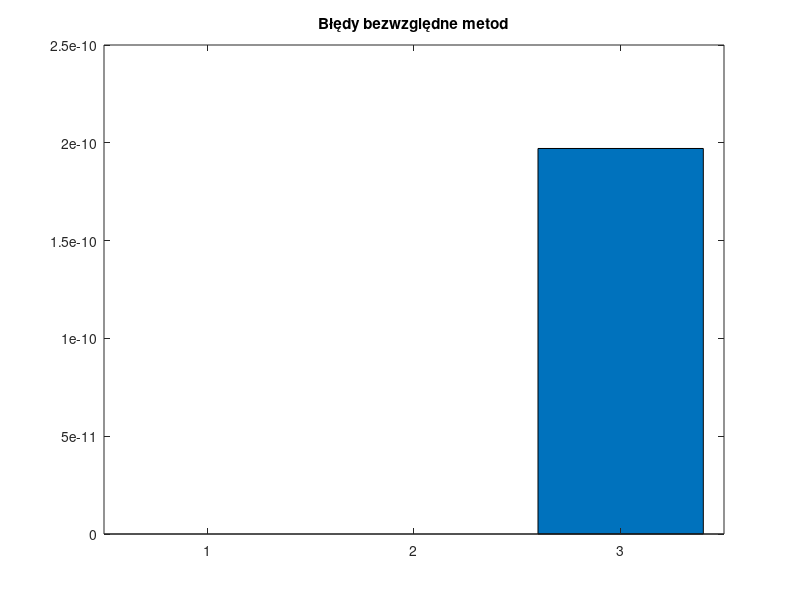

This chart was generated by the following MATLAB code: (Note: this script raises an error after producing the figure.)
clc
close all
% zad. 1.
format short
a = 0.2+0.2+0.2
a == 0.6
format long e
a
a == 0.6
% ze względu na błąd przybliżenia w dodawaniu binarnym, suma dziesiętnych
% 0.2 nie jest równa tej sumie zapisanej w systemie binarnym

% zad. 2. 
format long e
x = [exp(1),-pi,sqrt(2),-psi(1),log10(2)]
y = [1486.2497, 878366.9879,-22.37492, 4773714, 0.000185049]
a = x * y'
b = sum(x.*y)
c = 0;
for (i=1:5)
    c = c + x(i)*y(i);
    i = i+1;
end
c

d = 0;
for (i=5:-1:1)
    d = d+x(i)*y(i);
    i=i+1;
end
d
A = [abs(a-b) ,abs(a-c) , abs(a-d)]
figure
bar(A)
title("Błędy bezwzględne metod")

% zad. 3.
format long e
x= 29/13
y = 29-13*x
x1=29/1300
y1=29-1300*x1
% ze względu na mnożenie przez dużą liczbę którą jest 1300, błąd w
% zaokrągleniach przy obliczeniach binarnych się zwiększa i produkuje resztę w odejmowaniu,
% co prowadzi do niezerowego wyniku y1

% zad. 4.
B = []
for (i=4:10)
    [w1,w2] = algo_test(i);
    % przyjmujemy, że algorytm 2 jest dokładny
    B(i-3) = abs(w2-w1);

end
figure
bar(B)
title("Błędy bezwzględne algorytmu 1")

% dla wyższych k algorytm pierwszy zaczyna zwracać tylko zerowe wyniki,
% co prawdopodobnie jest spowodowane zaokrąglaniem na liczbach binarnych,
% podczas gdy algorytm drugi prawidłowo zwraca precyzyjnie coraz mniejsze wyniki

% zad. 5
d = 10^-3
x =  linspace(2-d , 2+d , 1000)
a1 = @(x) (x-2).^4
a2 = @(x) x.^4 - 8*x.^3 + 24.^2 - 32*x + 16
figure
plot(x,a1(x),'r')